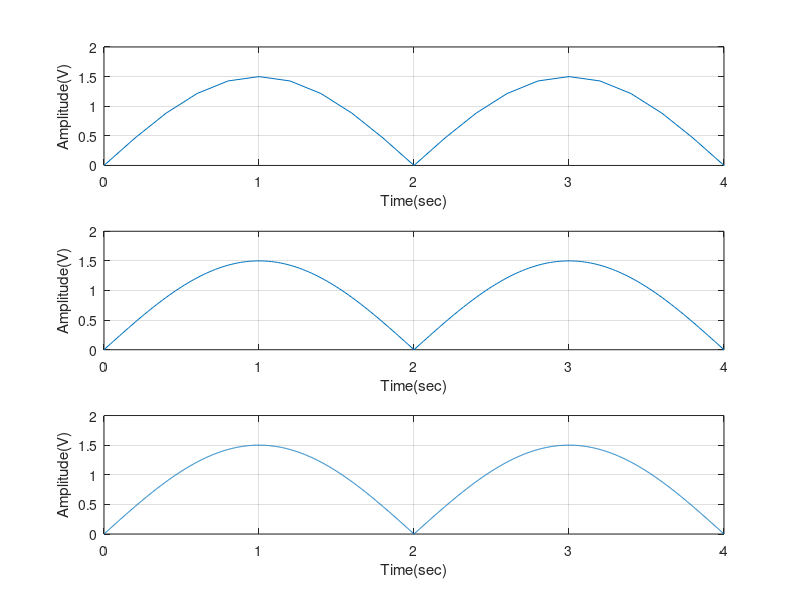

The MATLAB source for this figure:
t1=0:0.2:4;                   
a=abs(1.5*sin(2*pi*0.25*t1)); 
subplot(3,1,1)
plot(t1,a),grid
xlabel('Time(sec)')
ylabel('Amplitude(V)')

t2=0:0.02:4;
b=abs(1.5*sin(2*pi*0.25*t2));
subplot(3,1,2)
plot(t2,b),grid
xlabel('Time(sec)')
ylabel('Amplitude(V)')

t3=0:0.002:4;
c=abs(1.5*sin(2*pi*0.25*t3));
subplot(3,1,3)
plot(t3,c),grid
xlabel('Time(sec)')
ylabel('Amplitude(V)')
